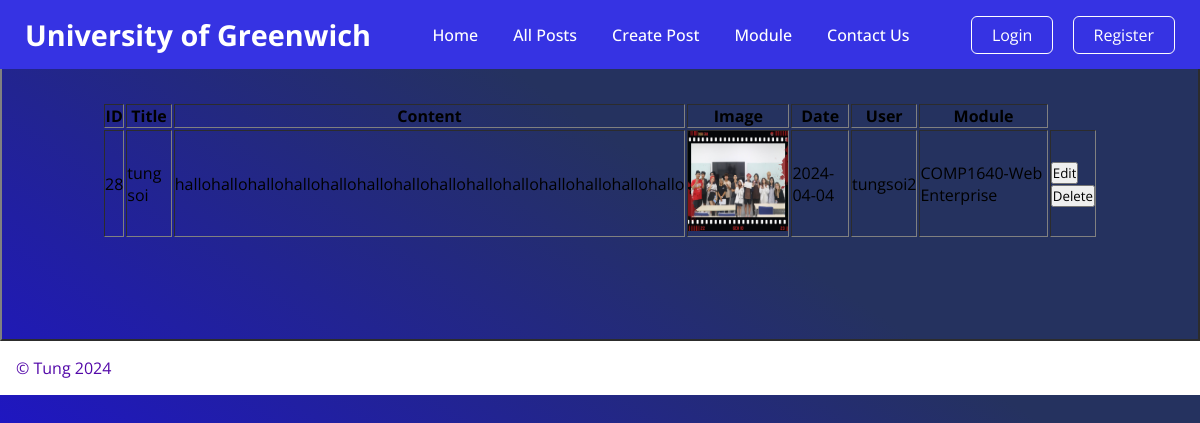
Page /templates/questions.php on the committed database.
### tables this page shows
CREATE TABLE `questions` (
  `id` int(11) NOT NULL,
  `question_name` varchar(100) NOT NULL,
  `question_data` text NOT NULL,
  `question_img` varchar(255) NOT NULL,
  `question_time` date NOT NULL,
  `module_id` int(11) NOT NULL,
  `user_id` int(11) NOT NULL
);

CREATE TABLE `users` (
  `id` int(11) NOT NULL,
  `username` varchar(255) NOT NULL,
  `password` varchar(255) NOT NULL,
  `email` varchar(255) NOT NULL
);

CREATE TABLE `modules` (
  `id` int(11) NOT NULL,
  `module_name` varchar(255) NOT NULL
);

### templates/questions.php (called while the page is built, shortened)
<?php
try{
    include '../includes/DatabaseConnection.php';
    $sql = 'SELECT questions.id, question_name, question_data, question_img, question_time, `username`, `module_name` FROM questions
    INNER JOIN users
    ON user_id = users.id
    INNER JOIN modules
    ON module_id = modules.id
    ORDER BY questions.id DESC
    ';
    $quests = $pdo->query($sql);
    include 'questions.html.php';
    $output = ob_get_clean();
}catch (PDOException $e){
    $title = 'An error has occured';
    $output= 'Database error: ' . $e->getMessage();
}
include 'layout.html.php';

### templates/questions.html.php (the view, shortened to what this page needs)
<table border=2>
    <tr>
            <th>ID</th>
            <th>Title</th>
            <th>Content</th>
            <th>Image</th>
            <th>Date</th>
            <th>User</th>
            <th>Module</th>
    </tr>
    <?php
    foreach ($quests as $quest) {
    ?>
        <tr>
            <td><?= $quest['id'] ?></td>
            <td><?= $quest['question_name'] ?></td>
            <td><?= $quest['question_data'] ?></td>
            <td>
                <img src="images/<?= $quest['question_img'] ?>"width="100" height="100">
            </td>
            <td><?= $quest['question_time'] ?></td>
            <td><?= $quest['username'] ?></td>
            <td><?= $quest['module_name'] ?></td>
            <td>
                <form action="editquestion.php" method="post">
                    <input type="submit" value="Edit">
                </form>
                <form action="deletequestion.php" method="post">
                    <input type="submit" value="Delete" onclick="return confirm('Are you sure to delete this question?');">
                </form>
            </td>
        </tr>
    <?php
    }
    ?>
</table>

### templates/layout.html.php (shortened to what this page needs)
<!DOCTYPE html>
<html>
<head>
    <link rel="stylesheet" href="style.css">
</head>
<body>
    <header class="header">
        <nav class="navbar">
            <h2 class="logo"><a href="index.php">University of Greenwich</a></h2>
                <ul class="links">
                    <li><a href="index.php">Home</a></li>
                    <li><a href="questions.php">All Posts</a></li>
                    <li><a href="createquestion.php">Create Post</a></li>
                    <li><a href="modules.php">Module</a></li>
                    <li><a href="../mail/contact.php">Contact Us</a></li>
                </ul>
                <div class="buttons">
                    <a href="Login.html.php" class="login">Login</a>
                    <a href="register.html.php" class="register">Register</a>
                </div>
        </nav>
    </header>
    <main>
        <?= $output ?>
    </main>
    <footer>&copy; Tung 2024</footer>
</body>
</html>

### templates/style.css (style rules this page uses)
* { margin: 0; padding: 0; box-sizing: border-box; font-family: "Open Sans", sans-serif; }
body { height: 100vh; width: 100%; background: linear-gradient(to bottom left, #25325f 33%, #1e11d4 85%); }
.header { position: fixed; top: 0; left: 0; width: 100%; }
.navbar { display: flex; align-items: center; justify-content: space-between; width: 100%; margin: 0 auto; padding: 15px 0; overflow: hidden; background: #3633e3; position: sticky; }
.navbar .logo a { margin: 25px; font-size: 1.8rem; text-decoration: none; color: #fff; }
.navbar .links { display: flex; align-items: center; list-style: none; gap: 35px; }
.navbar .links a { font-weight: 500; text-decoration: none; color: #fff; padding: 10px 0; transition: 0.2s ease; }
.navbar .buttons a { margin: 25px; text-decoration: none; color: #fff; font-size: 1rem; padding: 15px 0; transition: 0.2s ease; }
.navbar .buttons a:not(:last-child) { margin-right: -10px; }
.navbar .buttons .login { border: 1px solid #fff; padding: 7px 20px; border-radius: 0.375rem; text-align: center; transition: 0.2s ease; }
.navbar .buttons .register { border: 1px solid #fdfdfd; padding: 7px 20px; border-radius: 0.375rem; text-align: center; transition: 0.2s ease; }
footer { padding: 1em; color: #5308a9; background-color: #fff; ; }
table { padding: 100px; }

### rows in the picture
questions: id "28", question_name "tung soi", question_data "hallohallohallohallohallohallohallohallohallohallohallohallohallohallo", question_time "2024-04-04", user.username "tungsoi2", module.module_name "COMP1640-Web Enterprise"
